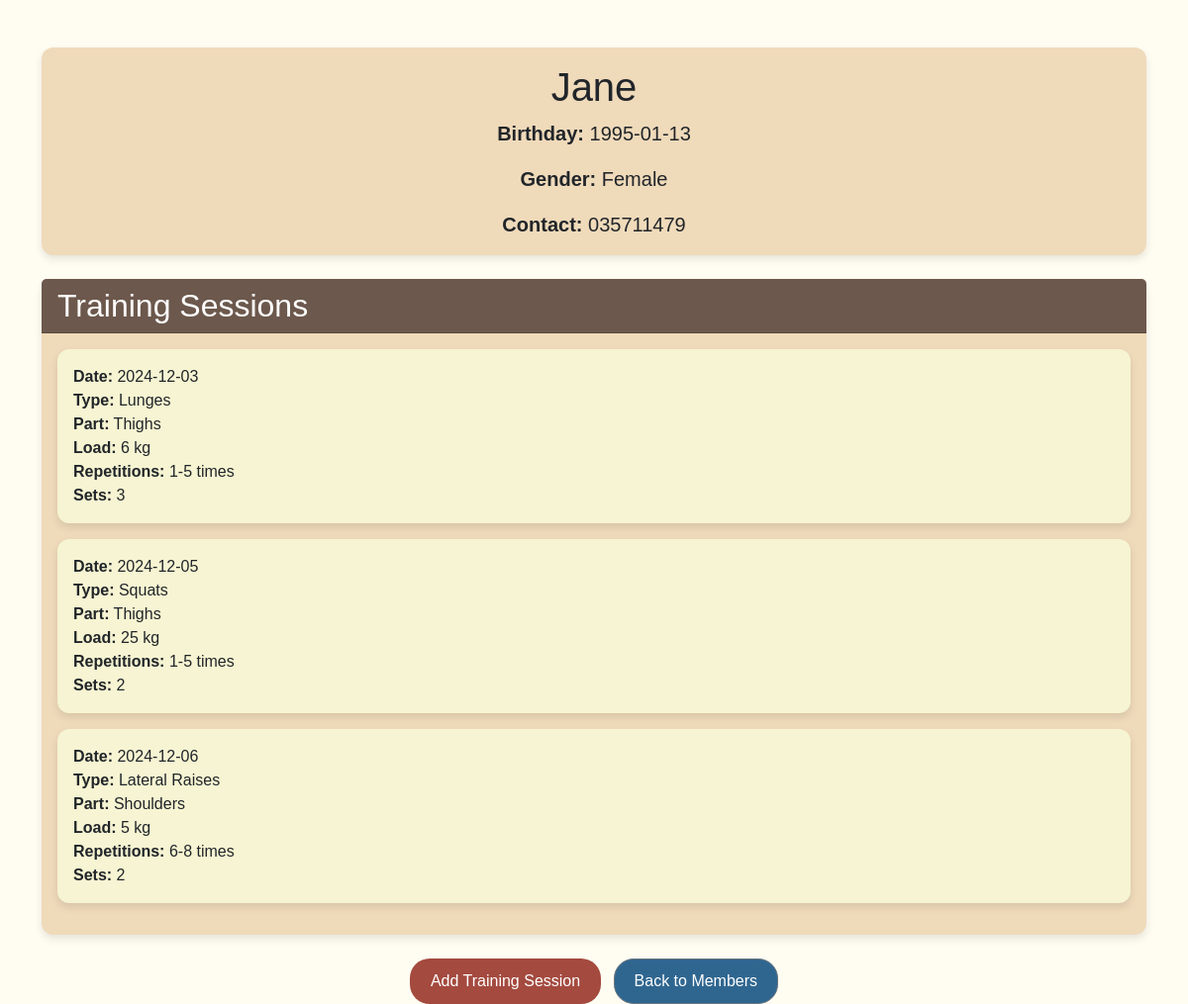
The page /member/2 on the database its author committed.
### app.py (models this page shows)
class Member(db.Model):
    id = db.Column(db.Integer, primary_key=True)
    name = db.Column(db.String(150), nullable=False)
    birthday = db.Column(db.String(150), nullable=False)
    contact = db.Column(db.String(150), nullable=False)
    gender = db.Column(db.String(150), nullable=False)

class TrainingSession(db.Model):
    id = db.Column(db.Integer, primary_key=True)
    member_id = db.Column(db.Integer, db.ForeignKey('member.id'), nullable=False)
    training_date = db.Column(db.String(150), nullable=False)
    training_type = db.Column(db.String(150), nullable=False)
    training_part = db.Column(db.String(150), nullable=False)
    training_load = db.Column(db.String(150), nullable=False)
    training_repetitions = db.Column(db.String(150), nullable=False)
    training_sets = db.Column(db.String(150), nullable=False)

### app.py (the view)
@app.route('/member/<int:id>')
def view_member(id):
    member = Member.query.get_or_404(id)
    training_sessions = TrainingSession.query.filter_by(member_id=id).all()
    return render_template('member.html', member=member, training_sessions=training_sessions)

### templates/member.html (shortened to what this page needs)
<!DOCTYPE html>
<html lang="en">
    <head>
        <link href="https://cdn.jsdelivr.net/npm/bootstrap@5.3.2/dist/css/bootstrap.min.css" rel="stylesheet">
    </head>
    <body>
        <div class="container mt-5">
            <div class="card mb-4">
                <div class="card-body text-center">
                    <h1 class="card-title">{{ member.name }}</h1>
                    <p class="card-text"><strong>Birthday:</strong> {{ member.birthday }}</p>
                    <p class="card-text"><strong>Gender:</strong> {{ member.gender }}</p>
                    <p class="card-text"><strong>Contact:</strong> {{ member.contact }}</p>
                </div>
            </div>
            <div class="card">
                <div class="card-header">
                    <h2 class="mb-0">Training Sessions</h2>
                </div>
                <div class="card-body">
                    {% if training_sessions %}
                        <div class="list-group">
                            {% for session in training_sessions %}
                                <div class="card training-card">
                                    <div class="card-body">
                                        <div><strong>Date:</strong> {{ session.training_date }}</div>
                                        <div><strong>Type:</strong> {{ session.training_type }}</div>
                                        <div><strong>Part:</strong> {{ session.training_part }}</div>
                                        <div><strong>Load:</strong> {{ session.training_load }} kg</div>
                                        <div><strong>Repetitions:</strong> {{ session.training_repetitions }}</div>
                                        <div><strong>Sets:</strong> {{ session.training_sets }}</div>
                                    </div>
                                </div>
                            {% endfor %}
                        </div>
                    {% else %}
                        <p class="text-muted">No training sessions recorded.</p>
                    {% endif %}
                </div>
            </div>
            <div class="mt-4 text-center">
                <a href="/add_training/{{ member.id }}" class="btn btn-custom me-2">Add Training Session</a>
                <a href="/" class="btn btn-secondary">Back to Members</a>
            </div>
        </div>
    </body>
</html>

### templates/member.html (style rules this page uses)
body { background-color: #fffcf2; font-family: 'Arial', sans-serif; }
.card { border: none; background-color: #EFDABA; box-shadow: 0 4px 8px rgba(0, 0, 0, 0.1); border-radius: 12px; }
.training-card { background-color: #f6f4d2; margin-bottom: 1rem; }
h1, h2 { color: #ffffff; }
.btn-custom { background-color: #a44a3f; color: white; border-radius: 20px; padding: 10px 20px; transition: all 0.3s ease; }
.btn-secondary { background-color: #2f6690; color: white; border-radius: 20px; padding: 10px 20px; transition: all 0.3s ease; }
.mt-4 { margin-top: 2rem; }
.card-header { background-color: #6c584c; color: #4A4A4A; }
.card-body p { font-size: 20px; }

### rows shown on the page
Member: name "Jane", birthday "1995-01-13", gender "Female", contact "035711479"
TrainingSession: training_date "2024-12-03", training_type "Lunges", training_part "Thighs", training_load "6", training_repetitions "1-5 times", training_sets "3"
TrainingSession: training_date "2024-12-05", training_type "Squats", training_part "Thighs", training_load "25", training_repetitions "1-5 times", training_sets "2"
TrainingSession: training_date "2024-12-06", training_type "Lateral Raises", training_part "Shoulders", training_load "5", training_repetitions "6-8 times", training_sets "2"
